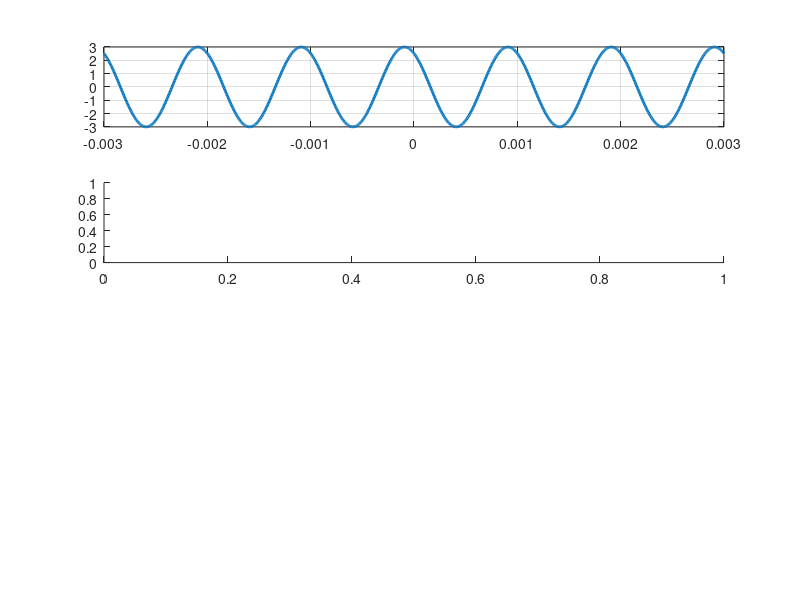

The MATLAB script that drew this image: (Note: this script raises an error after producing the figure.)
% EE3370 Project 1
% MATLAB code for Project 1
% Monica Arroyo
% Date 2/27/15

clc      % Clear screen 
clear    % Clear all variables
A = 3; f= 1000; omega = 2*pi*f; 
angle = (33/180)*pi; T=1/f;
t=linspace(-3*T,3*T,1000);
x_t=3*cos(omega*t+angle);
subplot(4,1,1)
plot(t,x_t, 'linewidth',2);grid on
subplot(4,1,2)
u_t=heaviside(t);
plot(t,u_t, 'linewidth',2);grid on
subplot(4,1,3)
plot(t,x_t.*u_t, 'linewidth',2);grid on
u_t=circshift(heaviside(t),[1,1]).*heaviside(t);
x_t2 = cos(omega*t).*sin(omega*t).*u_t;
subplot(4,1,4)
plot(t,x_t2,'linewidth',2);grid on